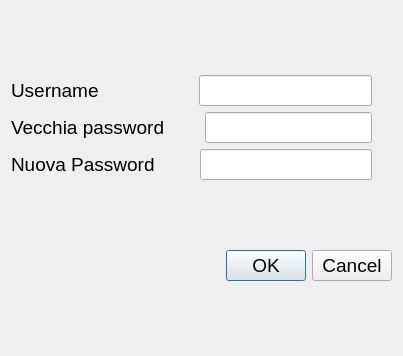
<?xml version="1.0" encoding="UTF-8"?>
<ui version="4.0">
 <class>Dialog</class>
 <widget class="QDialog" name="Dialog">
  <property name="geometry">
   <rect>
    <x>0</x>
    <y>0</y>
    <width>403</width>
    <height>356</height>
   </rect>
  </property>
  <property name="windowTitle">
   <string>Aggiungi servizio</string>
  </property>
  <layout class="QVBoxLayout" name="verticalLayout_2">
   <item>
    <layout class="QVBoxLayout" name="verticalLayout">
     <item>
      <layout class="QHBoxLayout" name="horizontalLayout">
       <property name="spacing">
        <number>100</number>
       </property>
       <property name="rightMargin">
        <number>20</number>
       </property>
       <item>
        <widget class="QLabel" name="label">
         <property name="font">
          <font>
           <pointsize>14</pointsize>
          </font>
         </property>
         <property name="text">
          <string>Username</string>
         </property>
        </widget>
       </item>
       <item>
        <widget class="QLineEdit" name="lineEdit">
         <property name="font">
          <font>
           <pointsize>14</pointsize>
          </font>
         </property>
        </widget>
       </item>
      </layout>
     </item>
     <item>
      <layout class="QHBoxLayout" name="horizontalLayout_2">
       <property name="spacing">
        <number>40</number>
       </property>
       <property name="rightMargin">
        <number>20</number>
       </property>
       <item>
        <widget class="QLabel" name="label_2">
         <property name="font">
          <font>
           <pointsize>14</pointsize>
          </font>
         </property>
         <property name="text">
          <string>Vecchia password</string>
         </property>
        </widget>
       </item>
       <item>
        <widget class="QLineEdit" name="lineEdit_2">
         <property name="font">
          <font>
           <pointsize>14</pointsize>
          </font>
         </property>
        </widget>
       </item>
      </layout>
     </item>
     <item>
      <layout class="QHBoxLayout" name="horizontalLayout_3">
       <property name="spacing">
        <number>45</number>
       </property>
       <property name="rightMargin">
        <number>20</number>
       </property>
       <item>
        <widget class="QLabel" name="label_3">
         <property name="font">
          <font>
           <pointsize>14</pointsize>
          </font>
         </property>
         <property name="text">
          <string>Nuova Password</string>
         </property>
        </widget>
       </item>
       <item>
        <widget class="QLineEdit" name="lineEdit_3">
         <property name="font">
          <font>
           <pointsize>14</pointsize>
          </font>
         </property>
        </widget>
       </item>
      </layout>
     </item>
    </layout>
   </item>
   <item>
    <widget class="QDialogButtonBox" name="buttonBox">
     <property name="font">
      <font>
       <pointsize>14</pointsize>
      </font>
     </property>
     <property name="orientation">
      <enum>Qt::Horizontal</enum>
     </property>
     <property name="standardButtons">
      <set>QDialogButtonBox::Cancel|QDialogButtonBox::Ok</set>
     </property>
    </widget>
   </item>
  </layout>
 </widget>
 <resources/>
 <connections>
  <connection>
   <sender>buttonBox</sender>
   <signal>accepted()</signal>
   <receiver>Dialog</receiver>
   <slot>accept()</slot>
   <hints>
    <hint type="sourcelabel">
     <x>248</x>
     <y>254</y>
    </hint>
    <hint type="destinationlabel">
     <x>157</x>
     <y>274</y>
    </hint>
   </hints>
  </connection>
  <connection>
   <sender>buttonBox</sender>
   <signal>rejected()</signal>
   <receiver>Dialog</receiver>
   <slot>reject()</slot>
   <hints>
    <hint type="sourcelabel">
     <x>316</x>
     <y>260</y>
    </hint>
    <hint type="destinationlabel">
     <x>286</x>
     <y>274</y>
    </hint>
   </hints>
  </connection>
 </connections>
</ui>
